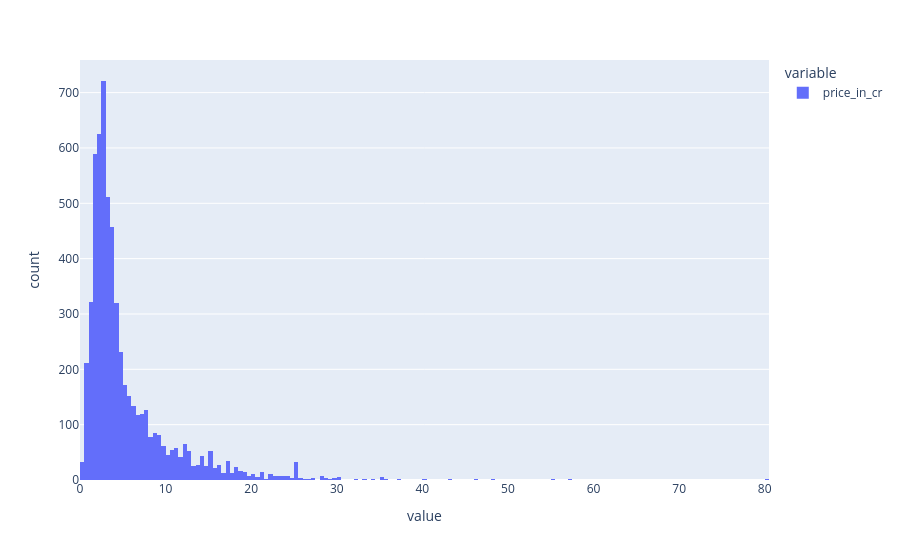

This figure's notebook cell:
### Code cell
fig3 = px.histogram(eda_univ['price_in_cr'],)
fig3

### Figure 1 — Plotly figure (JSON) as saved in the notebook; plotly's stock layout.template omitted (floating-point values rounded to 4 significant figures; data arrays with more than 128 entries replaced by an {"elided": "..."} marker saying what was removed)
{"data": [{"alignmentgroup": "True", "bingroup": "x", "hovertemplate": "variable=price_in_cr<br>value=%{x}<br>count=%{y}<extra></extra>", "legendgroup": "price_in_cr", "marker": {"color": "#636efa", "pattern": {"shape": ""}}, "name": "price_in_cr", "offsetgroup": "price_in_cr", "orientation": "v", "showlegend": true, "type": "histogram", "x": {"elided": "5980 float values"}, "xaxis": "x", "yaxis": "y"}], "layout": {"barmode": "relative", "legend": {"title": {"text": "variable"}, "tracegroupgap": 0}, "margin": {"t": 60}, "xaxis": {"anchor": "y", "domain": [0, 1], "title": {"text": "value"}}, "yaxis": {"anchor": "x", "domain": [0, 1], "title": {"text": "count"}}}}
